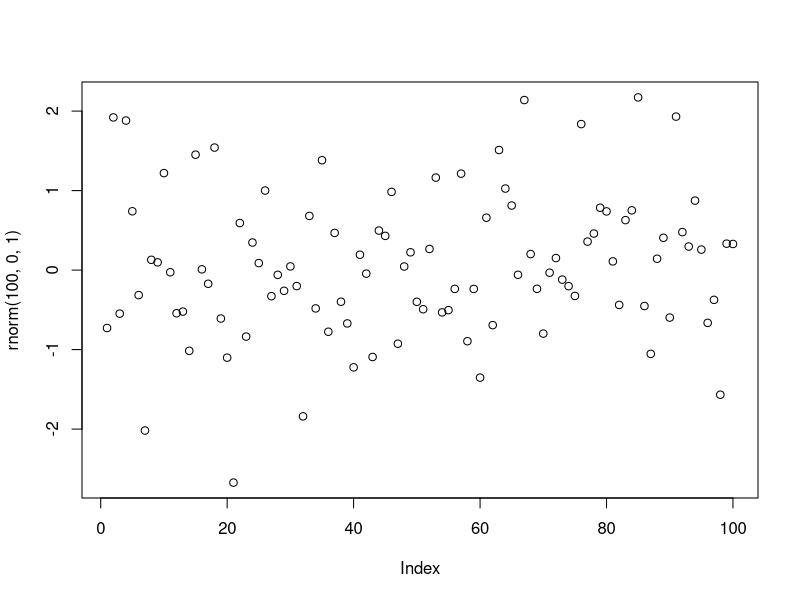

Source code (R):
## ---- chunk 1
#Simulate some data
plot(rnorm(100,0,1))
